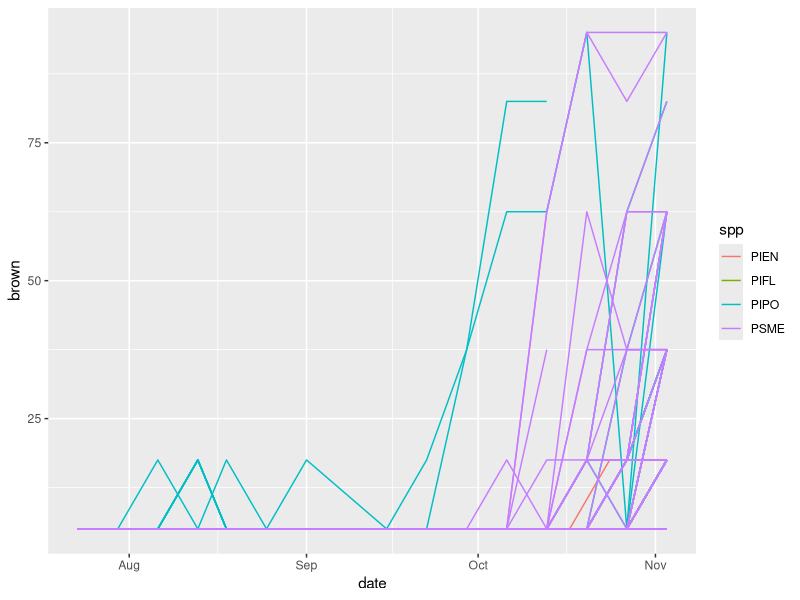
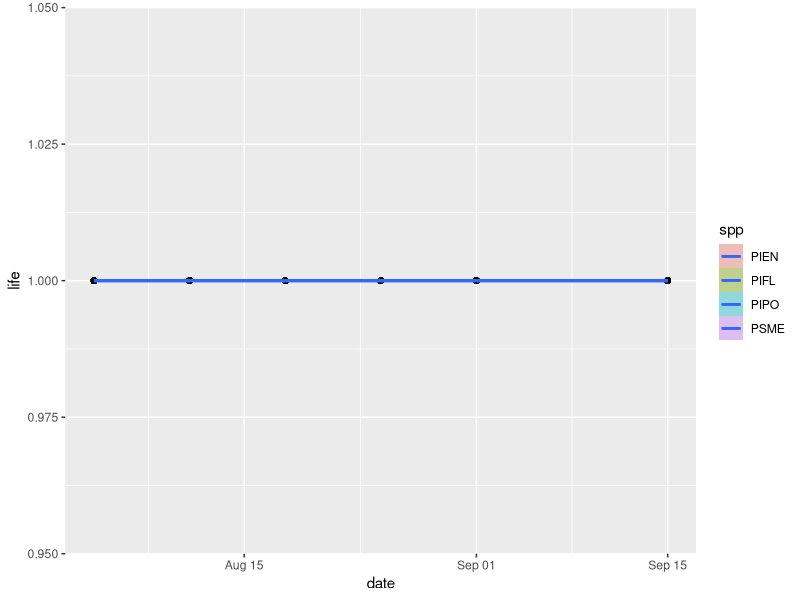
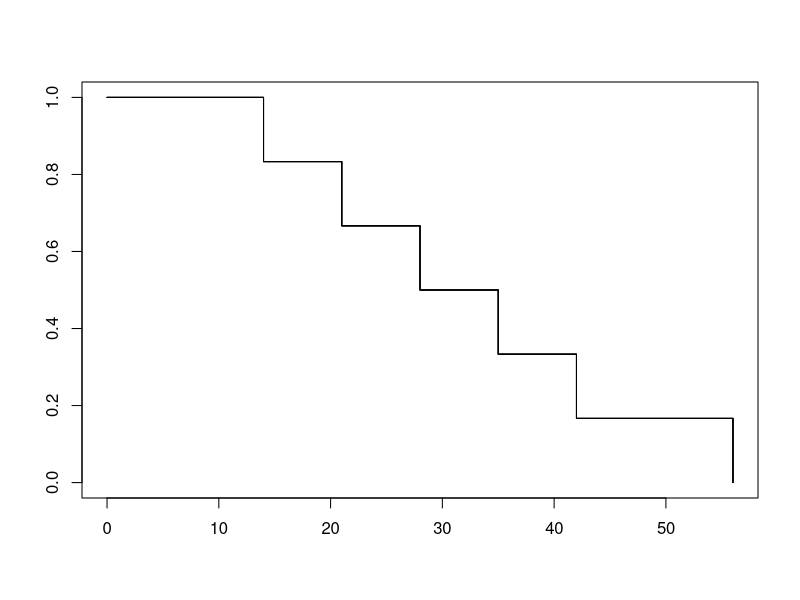

Generate these figures, in order, with R:
library(tidyverse)
# install.packages('survival')
library(survival)

start_exp <- yday(as.POSIXct("2025-07-21"))
fl <- read_csv("data/Experiment/Processed/Fluorescence.csv") %>% 
  mutate(date = date(date))
con <- read_csv("data/Experiment/Processed/Conductance.csv") %>% 
  mutate(date = date(date))
brown <- read_csv("data/Experiment/Processed/Ocular_Color.csv") %>% 
  mutate(date = date(date))


# ummm what is going on here bruh
ggplot(brown, aes(x = date, y = brown))+
  geom_line(aes(group = TreeID, color = spp))


# let's create a T/F or 1/0 dataframe for each date and tree if 
# its dead based on certain criteria

dead_trees <- (filter(fl, Fv_Fm_dark < 0.1)) %>% 
  group_by(TreeID) %>%
  unique() %>% 
  mutate(life = 0) %>% 
  select(TreeID, spp, date, life)

alive_trees <- (filter(fl, Fv_Fm_dark >= 0.1)) %>% 
  group_by(TreeID) %>%
  unique() %>% 
  mutate(life = 1) %>% 
  select(TreeID, spp, date, life)

tree_fl <- rbind(dead_trees, alive_trees)

ggplot(tree_fl, aes(x = date, y = life))+
  geom_point()+
  geom_smooth(aes(fill = spp))

# from Allie's code:
km_species_fit <- survfit(Surv(yday(date)-202, event = life, type = "right") ~ spp, data=tree_fl)
plot(km_species_fit) # i mean, it doesnt look good.
